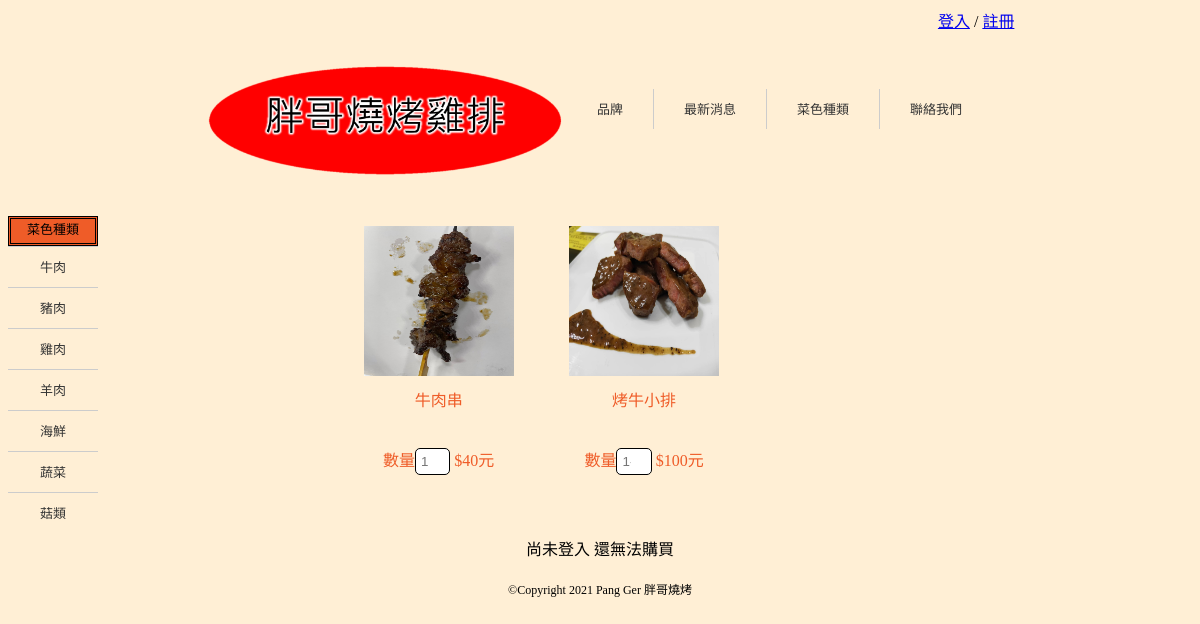
The app's page /dish/beef/ with its own data.
### myapp/models.py (models this page shows, shortened)
class beefview(models.Model):
    salename = models.CharField(max_length=20)
    saleprice = models.IntegerField(default=0)
    imgname = models.CharField(max_length=20)

### myapp/views.py (the view)
# urls.py: url(r'^dish/beef/$',views.beef),
def beef(request):
    beefs=models.beefview.objects.all()
    if 'account' in request.session:
        log = 'login'
        account = request.session['account']
        try:
            orderview = Orderview.objects.filter(customaccount=account)
            viewlen = len(orderview)
        except Orderview.DoesNotExist:
            viewlen=""
        message = request.session['account'] + "已登入"
    else:
        log ='out'
    now=datetime.now()
    return render(request,"dish/beef.html",locals())

### templates/dish/beef.html (shortened to what this page needs)
{% extends "dish/dish_base.html" %}
{% load static %}
{% block content_dish %}
    {% for beef in beefs %}
        <div class="food">
            <img src="/static/images/牛/{{ beef.imgname }}.jpg"/>
            <font id='sales'>{{ beef.salename }}</font>
            <div>
                數量<input type="number" name="number" onchange="count()" id='ex-1' placeholder="1-99" />
                $<font id="saleprice" name="num">{{ beef.saleprice }}</font>元
            </div>
        </div>
    {% endfor %}
{% endblock %}

### static/css/main_style.css (style rules this page uses)
html { -webkit-text-size-adjust: none; text-size-adjust: none; }

### static/css/style2.css (style rules this page uses)
.food { width:30%; display: flex; flex-direction: column; align-items: center; }
.food div input { width: 19%; }
.item div { margin: 10px; height: 40%; color: #ef5c28; text-align: center; float: left; }
.item div img { width: 150px; height: 150px; }
.item div div { width: 100% }
input[type="number"] { padding: 5px 5px; border: 1px black solid; cursor: pointer; -webkit-border-radius: 5px; border-radius: 5px; width: 40px; height: 100%; }

### records on screen
beefview: shows a picture, salename "牛肉串", saleprice "40"
beefview: shows a picture, salename "烤牛小排", saleprice "100"
